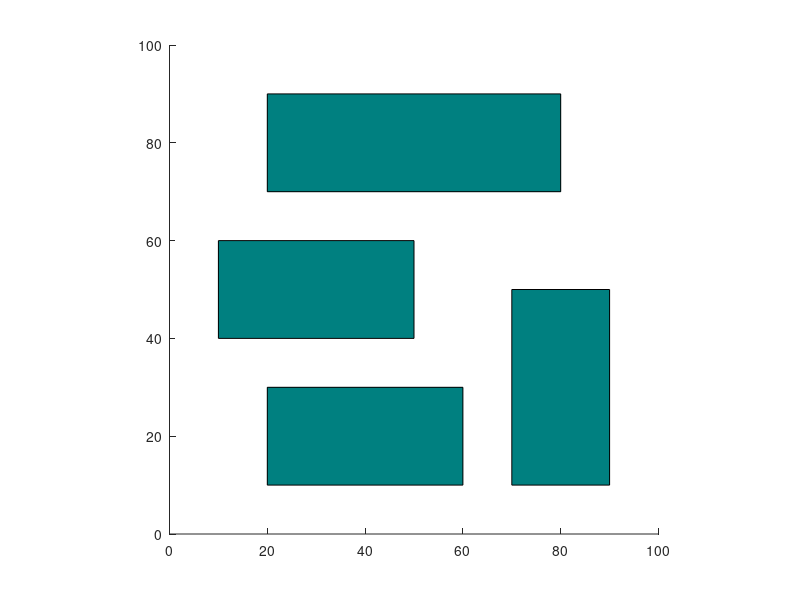

This figure's MATLAB source: (Note: this script raises an error after producing the figure.)
%%%%%%%%%%%%%%%%%%%%%%%%%%%%%%%%%%%%%%%%%%%%%%%%%%%%%%%%%%%%%%%%%%%%%%%%%%%
%
% ECE8743 Advanced Robotics
% Visibility Graph based robot global path planning for static obstacles
% Evloved from Aditya Jain's codes
%
% Configued in Environment 2
%
%%%%%%%%%%%%%%%%%%%%%%%%%%%%%%%%%%%%%%%%%%%%%%%%%%%%%%%%%%%%%%%%%%%%%%%%%%%
clc
close all
clear
%tic
%% Defining environment variables
start = [4,4];     % start position
goal = [90, 85];   % goal position
n = 4;             % no. of obstacles

%% Defining the grid
figure

%%% Environment 2 - 2nd Config
rectangle('Position',[20 10 40 20], 'FaceColor',[0 .5 .5])
axis([0 100 0 100])
axis square

rectangle('Position',[70 10 20 40], 'FaceColor',[0 .5 .5])
rectangle('Position',[10 40 40 20], 'FaceColor',[0 .5 .5])
rectangle('Position',[20 70 60 20], 'FaceColor',[0 .5 .5])
%%%%%%%%%%%%%

% Plotting start position
circles(start(1), start(2),2, 'facecolor','green')

% Plotting goal position
circles(goal(1), goal(2),2, 'facecolor','yellow')


%% Initialising the hash map

tic

%%% 2nd Config
 keys = {'a', 'b', 'c', 'd', 'e', 'f', 'g', 'h', 'i', 'j', 'k', 'l', 'm', 'n', 'o', 'p', 'q', 'r'};
 values = {start, [20,10], [20,30], [60,30], [60,10], [10,40], [10,60], [50,60], [50,40], [70,10], [70,50], [90,50], [90,10], [20,70], [20,90], [80,90], [80,70], goal};
%%%%%%%%%%%%%%%%%

Map = containers.Map(keys, values);
len = Map.values;
Map('j');


%% Building all the obstacle edges
length = size(keys);    % this contains the number of nodes
edges = [];

for i = 2:(length(2)-2)   
        temp = [values{1,i}(1), values{1,i+1}(1), values{1,i}(2), values{1,i+1}(2)];
        edges = vertcat(edges, temp);                
end

% Removing edges which are not obstacle edges
sizeEdges = size(edges);
i = 4;
while i < (sizeEdges(1)-1)
    edges(i,:) = [];
    sizeEdges = size(edges);
    i = i + 3;
end

% Adding 1 edge pair in each obstacle which were not added in the earlier
% for loop
i = 2;
while i < length(2)-2    
    temp = [values{1,i}(1), values{1,i+3}(1), values{1,i}(2), values{1,i+3}(2)];
    edges = vertcat(edges, temp);
    i = i + 4;    
end


%% Calculating the valid edges and adding them to the graph
ledgeSize = size(edges);
noEdges = ledgeSize(1);
G = graph();

for i = 1:length(2)    
    for j = (i + 1):length(2)        
        % find equation of the edge to be checked
        p1 = values{1,i};
        q1 = values{1,j};
        m1 = (q1(2)-p1(2))/(q1(1)-p1(1));
        c1 = p1(2) - m1*(p1(1));
    
        flag = 1;                   % flag to check if the edge has any intersection with any other edge;
                                    % '1' means no intersection
        % need to compare with the edges   
        for k = 1:noEdges
            
            ed = edges(k,:);            
            m2 = (ed(4) - ed(3))/(ed(2) - ed(1));
            if(ed(2)==ed(1))
                m2 = 1e+10;
            end
            c2 = ed(3) - m2*ed(1);  
            
            if m1==m2               % ignoring 
                t = 1;
            else
                temp1 = ed(3) - m1*ed(1) - c1;
                temp2 = ed(4) - m1*ed(2) - c1;
                temp3 = p1(2) - m2*p1(1) - c2;
                temp4 = q1(2) - m2*q1(1) - c2;
                
                if (sign(temp1) ~= sign(temp2)) &&  sign(temp1)~=0 && sign(temp2)~=0 && (sign(temp3) ~= sign(temp4)) &&  sign(temp3)~=0 && sign(temp4)~=0
                    flag = 0;
                    break
                end
            end

        end
        if flag==1
            G = addedge(G,keys{i}, keys{j});
        end
                
    end    
end


%% Removing the diagonals of the obstacle from the visible edges
length = size(keys);    % this contains the number of nodes
i = 2;

while i < (length(2)-2)
    
    G = rmedge(G,keys{i}, keys{i+2});
    G = rmedge(G,keys{i+1}, keys{i+3});
    i = i + 4;
end


%% Plotting all the visible edges

visEd = G.Edges;  % this has the visible edges
sizeEd = size(G.Edges);

for i=1:sizeEd(1)
   x = visEd(i,1);
   xx = x{1,1};
   p1 = Map(xx{1,1});
   p2 = Map(xx{1,2});
   xpoints = [p1(1,1), p2(1,1)];
   ypoints = [p1(1,2), p2(1,2)];
   hold on
   plot(xpoints, ypoints, 'b')
end


%% Finding the shortest path in the graph and printing it 
path = shortestpath(G, keys{1}, keys{length(2)});
pathSize = size(path);
totalDis = 0;    % this will contain the total distance in units for the final selected path

for i=1:pathSize(2)-1
    p1 = Map(path{i});
    p2 = Map(path{i+1});
    
    totalDis = totalDis + EuclDist(p1,p2);
    
    xpoints = [p1(1,1), p2(1,1)];
    ypoints = [p1(1,2), p2(1,2)];
    hold on
    plot(xpoints, ypoints, 'k', 'LineWidth', 3)
    title('Visibility Graph')
end

toc
totalDis
%%%%%%%%%%%%%% end %%%%%%%%%%%%%%%%%%%%%%%%%%%%%%%%%%%
